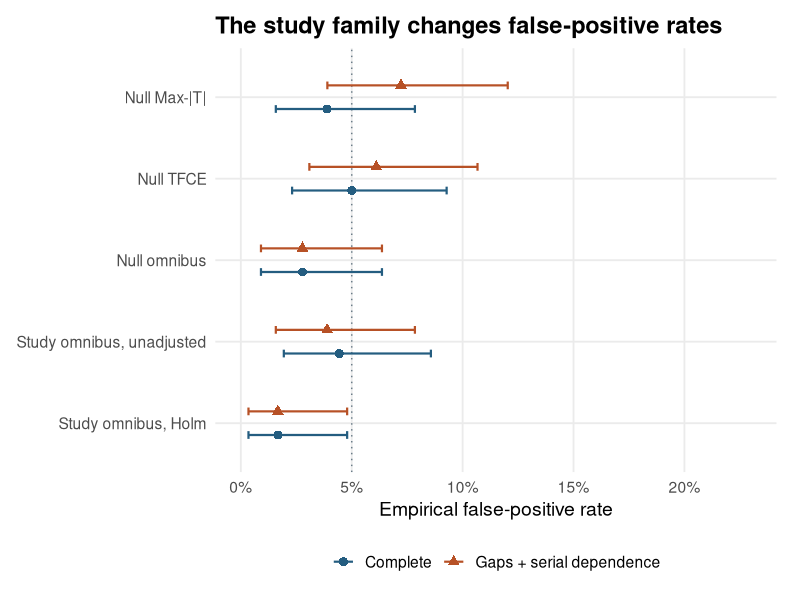
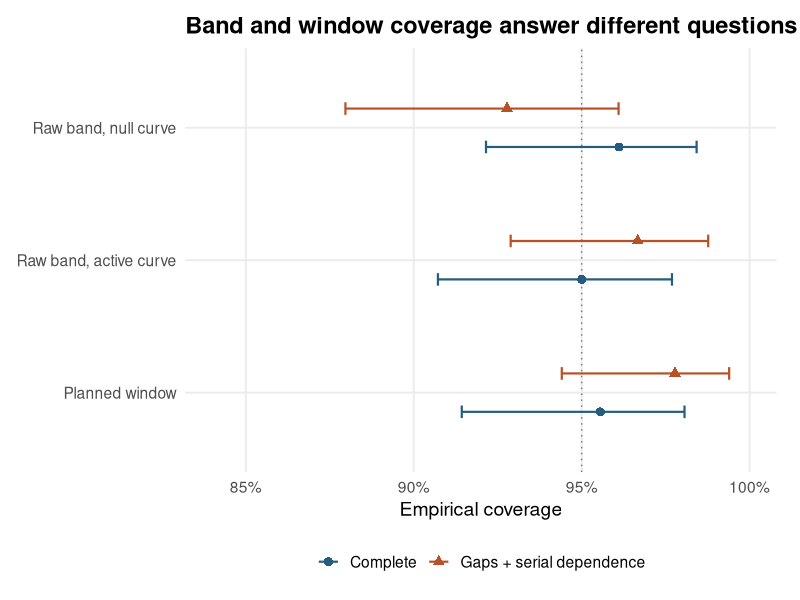

These figures' R source, in order:
library(ggplot2)
d <- read.csv("calibration_summary.csv")
d$design <- ifelse(startsWith(d$scenario, "Complete"), "Complete", "Gaps + serial dependence")
theme_set(theme_minimal(base_size=14) + theme(
  legend.position="bottom", plot.title=element_text(face="bold",size=17),
  panel.grid.minor=element_blank(), plot.margin=margin(12,17,12,12)))
make <- function(file, labels, goal, span, title, x) {
  z <- d[match(d$metric,names(labels),nomatch=0)>0,]
  z$test <- factor(labels[z$metric], rev(unname(labels)))
  p <- ggplot(z,aes(rate,test,color=design,shape=design)) +
    geom_vline(xintercept=goal,color="#6B7D89",linetype=3) +
    geom_errorbar(aes(xmin=low,xmax=high),orientation="y",width=.19,
      position=position_dodge(width=.58),linewidth=.75) +
    geom_point(position=position_dodge(width=.58),size=2.7) +
    scale_x_continuous(labels=scales::label_percent(accuracy=1),limits=span) +
    scale_color_manual(values=c("#245D80","#B75126")) +
    labs(title=title,x=x,y=NULL,color=NULL,shape=NULL)
  ggsave(file,p,width=8.4,height=if(length(labels)>3) 4.5 else 3.9,dpi=175,bg="white")
}
make("rejection.png",c(null_maxT="Null Max-|T|",null_tfce="Null TFCE",
  null_omnibus="Null omnibus",raw_epoch_family="Study omnibus, unadjusted",
  holm_epoch_family="Study omnibus, Holm"),.05,c(0,.23),
  "The study family changes false-positive rates","Empirical false-positive rate")
make("coverage.png",c(null_band="Raw band, null curve",active_band="Raw band, active curve",
  window_coverage="Planned window"),.95,c(.84,1),
  "Band and window coverage answer different questions","Empirical coverage")
